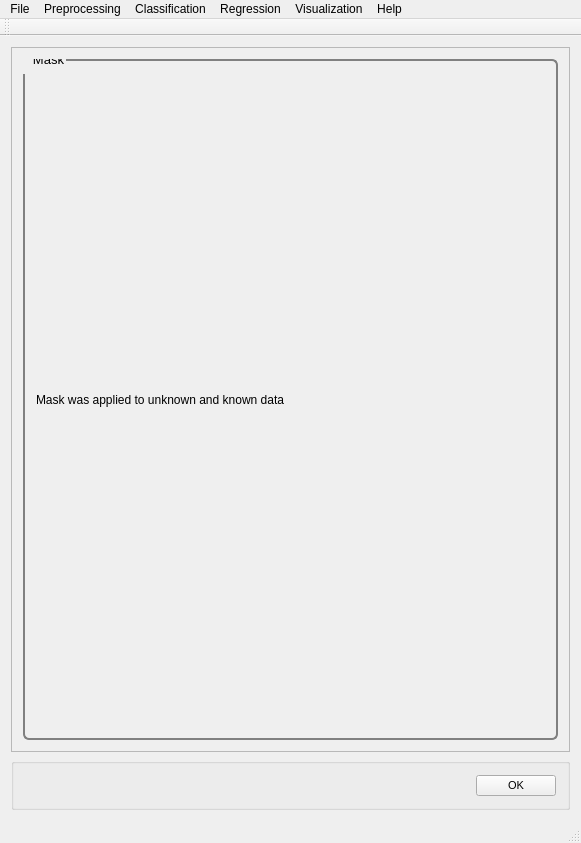
<?xml version="1.0" encoding="UTF-8"?>
<ui version="4.0">
 <class>MainWindow</class>
 <widget class="QMainWindow" name="MainWindow">
  <property name="geometry">
   <rect>
    <x>0</x>
    <y>0</y>
    <width>581</width>
    <height>843</height>
   </rect>
  </property>
  <property name="windowTitle">
   <string>PYSAT</string>
  </property>
  <widget class="QWidget" name="centralWidget">
   <layout class="QVBoxLayout" name="verticalLayout_9">
    <item>
     <widget class="QScrollArea" name="scrollArea">
      <property name="widgetResizable">
       <bool>true</bool>
      </property>
      <widget class="QWidget" name="scrollAreaWidgetContents_2">
       <property name="geometry">
        <rect>
         <x>0</x>
         <y>0</y>
         <width>561</width>
         <height>721</height>
        </rect>
       </property>
       <property name="font">
        <font>
         <pointsize>8</pointsize>
        </font>
       </property>
       <property name="styleSheet">
        <string notr="true">QGroupBox {
  border: 2px solid gray;
  border-radius: 6px;
  margin-top: 0.5em;
}

QGroupBox::title {

  padding-top: -14px;
  padding-left: 8px;
}
</string>
       </property>
       <layout class="QVBoxLayout" name="verticalLayout_8">
        <item>
         <widget class="QGroupBox" name="masked">
          <property name="font">
           <font>
            <pointsize>10</pointsize>
           </font>
          </property>
          <property name="title">
           <string>Mask</string>
          </property>
          <layout class="QVBoxLayout" name="CrossValid_3">
           <item>
            <layout class="QHBoxLayout" name="horizontalLayout_12">
             <item>
              <layout class="QVBoxLayout" name="verticalLayout_23">
               <item>
                <widget class="QLabel" name="label_16">
                 <property name="text">
                  <string>Mask was applied to unknown and known data</string>
                 </property>
                </widget>
               </item>
              </layout>
             </item>
            </layout>
           </item>
          </layout>
         </widget>
        </item>
       </layout>
      </widget>
     </widget>
    </item>
    <item>
     <widget class="QGroupBox" name="OK">
      <layout class="QHBoxLayout" name="ok">
       <item>
        <spacer name="horizontalSpacer_5">
         <property name="orientation">
          <enum>Qt::Horizontal</enum>
         </property>
         <property name="sizeHint" stdset="0">
          <size>
           <width>40</width>
           <height>20</height>
          </size>
         </property>
        </spacer>
       </item>
       <item>
        <widget class="QPushButton" name="okButton">
         <property name="font">
          <font>
           <pointsize>8</pointsize>
          </font>
         </property>
         <property name="mouseTracking">
          <bool>false</bool>
         </property>
         <property name="text">
          <string>OK</string>
         </property>
        </widget>
       </item>
      </layout>
     </widget>
    </item>
   </layout>
  </widget>
  <widget class="QToolBar" name="mainToolBar">
   <attribute name="toolBarArea">
    <enum>TopToolBarArea</enum>
   </attribute>
   <attribute name="toolBarBreak">
    <bool>false</bool>
   </attribute>
  </widget>
  <widget class="QStatusBar" name="statusBar"/>
  <widget class="QMenuBar" name="menuBar">
   <property name="geometry">
    <rect>
     <x>0</x>
     <y>0</y>
     <width>581</width>
     <height>21</height>
    </rect>
   </property>
   <widget class="QMenu" name="menuFile">
    <property name="title">
     <string>File</string>
    </property>
    <addaction name="actionLoad_Refence_Data"/>
    <addaction name="actionLoad_Unknown_Data"/>
    <addaction name="actionSet_output_location"/>
    <addaction name="separator"/>
    <addaction name="actionSave_Current_Plots"/>
    <addaction name="actionSave_Current_Data"/>
    <addaction name="separator"/>
    <addaction name="actionCreate_New_Workflow"/>
    <addaction name="actionSave_Current_Workflow"/>
    <addaction name="separator"/>
    <addaction name="actionExit"/>
   </widget>
   <widget class="QMenu" name="menuPreprocessing">
    <property name="title">
     <string>Preprocessing</string>
    </property>
    <widget class="QMenu" name="menuBaseline_Removal">
     <property name="title">
      <string>Baseline Removal</string>
     </property>
     <addaction name="actionALS"/>
     <addaction name="actionDietrich"/>
     <addaction name="actionPolyFit"/>
     <addaction name="actionAirPLS"/>
     <addaction name="actionFABC"/>
     <addaction name="actionKK"/>
     <addaction name="actionMario"/>
     <addaction name="actionMedian"/>
     <addaction name="actionRubberband"/>
     <addaction name="actionUndecimated_Wavelet"/>
    </widget>
    <widget class="QMenu" name="menuCalibration_Transfer">
     <property name="title">
      <string>Calibration Transfer</string>
     </property>
     <addaction name="actionRatio"/>
     <addaction name="actionTommy_s_Methgod"/>
     <addaction name="actionPiecewise_Direct_Standardization"/>
     <addaction name="actionOthers_3"/>
    </widget>
    <addaction name="actionNormalization"/>
    <addaction name="actionNoise_Reduction"/>
    <addaction name="actionApply_Mask"/>
    <addaction name="actionInterpolate"/>
    <addaction name="actionInstrument_Response"/>
    <addaction name="menuBaseline_Removal"/>
    <addaction name="menuCalibration_Transfer"/>
    <addaction name="actionICA_2"/>
    <addaction name="actionPCA_2"/>
   </widget>
   <widget class="QMenu" name="menuRegression">
    <property name="title">
     <string>Regression</string>
    </property>
    <addaction name="actionCross_Validation"/>
    <addaction name="actionTrain"/>
    <addaction name="actionPredict"/>
    <addaction name="actionCreate_N_Folds"/>
    <addaction name="actionCreate_Test_Folds"/>
   </widget>
   <widget class="QMenu" name="menuHelp">
    <property name="title">
     <string>Help</string>
    </property>
    <addaction name="actionIndex"/>
    <addaction name="actionContent_2"/>
    <addaction name="separator"/>
    <addaction name="actionAbout"/>
    <addaction name="actionAbout_QtCreator"/>
   </widget>
   <widget class="QMenu" name="menuClassification">
    <property name="title">
     <string>Classification</string>
    </property>
    <widget class="QMenu" name="menuSupervised">
     <property name="title">
      <string>Supervised</string>
     </property>
     <addaction name="actionPLS_DA"/>
     <addaction name="actionSIMCA"/>
    </widget>
    <widget class="QMenu" name="menuClustering">
     <property name="title">
      <string>Clustering</string>
     </property>
     <addaction name="actionK_means"/>
     <addaction name="actionHierarchical_2"/>
    </widget>
    <addaction name="menuSupervised"/>
    <addaction name="menuClustering"/>
   </widget>
   <widget class="QMenu" name="menuVisualization">
    <property name="title">
     <string>Visualization</string>
    </property>
    <addaction name="actionLine_Plot"/>
    <addaction name="action1_to_1_Plot"/>
    <addaction name="actionScatter_Plot"/>
   </widget>
   <addaction name="menuFile"/>
   <addaction name="menuPreprocessing"/>
   <addaction name="menuClassification"/>
   <addaction name="menuRegression"/>
   <addaction name="menuVisualization"/>
   <addaction name="menuHelp"/>
  </widget>
  <action name="actionLoad_Refence_Data">
   <property name="text">
    <string>Load Refence Data</string>
   </property>
  </action>
  <action name="actionLoad_Unknown_Data">
   <property name="text">
    <string>Load Unknown Data</string>
   </property>
  </action>
  <action name="actionSave_Current_Workflow">
   <property name="text">
    <string>Save Current Workflow</string>
   </property>
  </action>
  <action name="actionSave_Current_Plots">
   <property name="text">
    <string>Save Current Plots</string>
   </property>
  </action>
  <action name="actionSave_Current_Data">
   <property name="text">
    <string>Save Current Data</string>
   </property>
  </action>
  <action name="actionCreate_New_Workflow">
   <property name="text">
    <string>Create New Workflow</string>
   </property>
  </action>
  <action name="actionNoise_Reduction">
   <property name="text">
    <string>Noise Reduction</string>
   </property>
  </action>
  <action name="actionApply_Mask">
   <property name="text">
    <string>Apply Mask</string>
   </property>
  </action>
  <action name="actionInterpolate">
   <property name="text">
    <string>Interpolate (unknown to known)</string>
   </property>
  </action>
  <action name="actionInstrument_Response">
   <property name="text">
    <string>Instrument Response</string>
   </property>
  </action>
  <action name="actionALS">
   <property name="text">
    <string>ALS</string>
   </property>
  </action>
  <action name="actionDietrich">
   <property name="text">
    <string>Dietrich</string>
   </property>
  </action>
  <action name="actionPolyFit">
   <property name="text">
    <string>PolyFit</string>
   </property>
  </action>
  <action name="actionAirPLS">
   <property name="text">
    <string>AirPLS</string>
   </property>
  </action>
  <action name="actionFABC">
   <property name="text">
    <string>FABC</string>
   </property>
  </action>
  <action name="actionKK">
   <property name="text">
    <string>KK</string>
   </property>
  </action>
  <action name="actionMario">
   <property name="text">
    <string>Mario</string>
   </property>
  </action>
  <action name="actionMedian">
   <property name="text">
    <string>Median</string>
   </property>
  </action>
  <action name="actionRubberband">
   <property name="text">
    <string>Rubberband</string>
   </property>
  </action>
  <action name="actionUndecimated_Wavelet">
   <property name="text">
    <string>Undecimated Wavelet</string>
   </property>
  </action>
  <action name="actionRatio">
   <property name="text">
    <string>Ratio</string>
   </property>
  </action>
  <action name="actionTommy_s_Methgod">
   <property name="text">
    <string>Tommy's Method</string>
   </property>
  </action>
  <action name="actionPiecewise_Direct_Standardization">
   <property name="text">
    <string>Piecewise Direct Standardization</string>
   </property>
  </action>
  <action name="actionPCA">
   <property name="text">
    <string>PCA</string>
   </property>
  </action>
  <action name="actionICA">
   <property name="text">
    <string>ICA</string>
   </property>
  </action>
  <action name="actionK_Means">
   <property name="text">
    <string>K-Means</string>
   </property>
  </action>
  <action name="actionHierarchical">
   <property name="text">
    <string>Hierarchical</string>
   </property>
  </action>
  <action name="actionOthers">
   <property name="text">
    <string>Others...</string>
   </property>
  </action>
  <action name="actionOthers_2">
   <property name="text">
    <string>Others...</string>
   </property>
  </action>
  <action name="actionOthers_3">
   <property name="text">
    <string>Others...</string>
   </property>
  </action>
  <action name="actionPLS">
   <property name="text">
    <string>PLS</string>
   </property>
  </action>
  <action name="actionSM_PLS">
   <property name="text">
    <string>SM-PLS</string>
   </property>
  </action>
  <action name="actionICA_Regression">
   <property name="text">
    <string>ICA Regression</string>
   </property>
  </action>
  <action name="actionGaussian_Process">
   <property name="text">
    <string>Gaussian Process</string>
   </property>
  </action>
  <action name="actionMLP">
   <property name="text">
    <string>MLP</string>
   </property>
  </action>
  <action name="actionSVM">
   <property name="text">
    <string>SVM</string>
   </property>
  </action>
  <action name="actionOthers_4">
   <property name="text">
    <string>Others...</string>
   </property>
  </action>
  <action name="actionOthers_5">
   <property name="text">
    <string>Others...</string>
   </property>
  </action>
  <action name="actionIndex">
   <property name="text">
    <string>Index</string>
   </property>
  </action>
  <action name="actionContent_2">
   <property name="text">
    <string>Content</string>
   </property>
  </action>
  <action name="actionAbout">
   <property name="text">
    <string>About...</string>
   </property>
  </action>
  <action name="actionAbout_QtCreator">
   <property name="text">
    <string>About Qt...</string>
   </property>
  </action>
  <action name="actionExit">
   <property name="text">
    <string>Exit</string>
   </property>
  </action>
  <action name="actionNormalization">
   <property name="text">
    <string>Normalization</string>
   </property>
  </action>
  <action name="actionICA_2">
   <property name="text">
    <string>ICA</string>
   </property>
  </action>
  <action name="actionPCA_2">
   <property name="text">
    <string>PCA</string>
   </property>
  </action>
  <action name="actionPLS_DA">
   <property name="text">
    <string>PLS-DA</string>
   </property>
  </action>
  <action name="actionSIMCA">
   <property name="text">
    <string>SIMCA</string>
   </property>
  </action>
  <action name="actionK_means">
   <property name="text">
    <string>K-means</string>
   </property>
  </action>
  <action name="actionHierarchical_2">
   <property name="text">
    <string>Hierarchical</string>
   </property>
  </action>
  <action name="actionCross_Validation">
   <property name="text">
    <string>Cross Validation</string>
   </property>
  </action>
  <action name="actionTrain">
   <property name="text">
    <string>Train</string>
   </property>
  </action>
  <action name="actionPredict">
   <property name="text">
    <string>Predict</string>
   </property>
  </action>
  <action name="actionLine_Plot">
   <property name="text">
    <string>Line Plot</string>
   </property>
  </action>
  <action name="action1_to_1_Plot">
   <property name="text">
    <string>1 to 1 Plot</string>
   </property>
  </action>
  <action name="actionScatter_Plot">
   <property name="text">
    <string>Scatter Plot</string>
   </property>
  </action>
  <action name="actionSet_output_location">
   <property name="text">
    <string>Output Location</string>
   </property>
  </action>
  <action name="actionCreate_N_Folds">
   <property name="text">
    <string>Create N Folds</string>
   </property>
  </action>
  <action name="actionCreate_Test_Folds">
   <property name="text">
    <string>Create Test Folds</string>
   </property>
  </action>
 </widget>
 <layoutdefault spacing="6" margin="11"/>
 <resources/>
 <connections/>
</ui>
